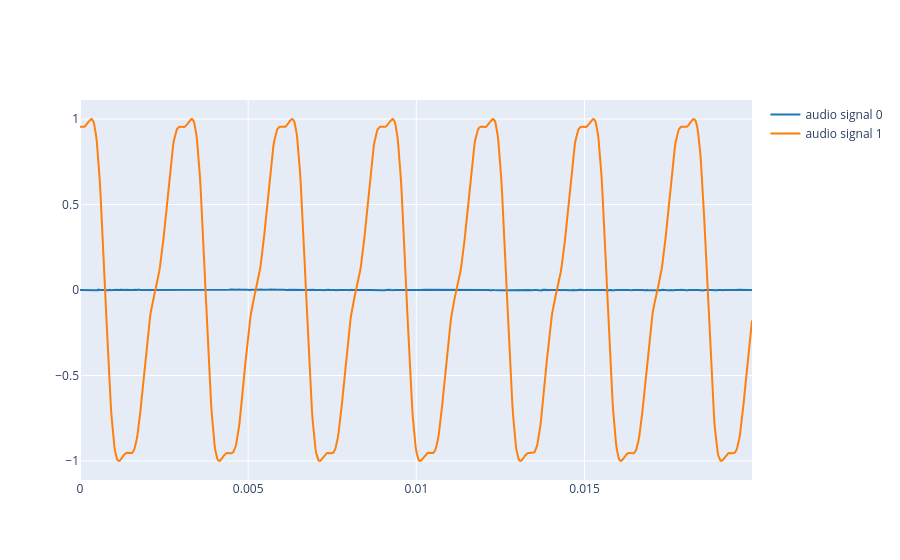

Source (notebook cell):
### Markdown cell above
2.1. Use the `synthetize` function to generate a synthesis with the weights ($A_k$) found in 1.3 and the fundamental frequency and phases found in previous labs. Plot both the reference and the synthetize signal. Listen to the synthetize signal.

### Code cell
#Write the code here

f0 = 335.0
phi = 0.0
Ak = np.array(weights, dtype=float)
t = np.arange(len(ref)) / fs

S_synt = synthesize(f0, phi, Ak, t)

ref_norm = ref / np.max(np.abs(ref))
S_synt_norm = S_synt / np.max(np.abs(S_synt))
S_synt = np.nan_to_num(S_synt).astype(float)




plot_signals([ref_norm, S_synt_norm], fs, t_start=0, t_end=0.02)

### Figure 1 — Plotly figure (JSON) as saved in the notebook; plotly's stock layout.template omitted (floating-point values rounded to 4 significant figures; data arrays with more than 128 entries replaced by an {"elided": "..."} marker saying what was removed)
{"data": [{"line": {"color": "#1f77b4", "shape": "linear"}, "mode": "lines", "name": "audio signal 0", "type": "scatter", "x": {"elided": "960 float values"}, "y": {"elided": "960 float values"}}, {"line": {"color": "#ff7f0e", "shape": "linear"}, "mode": "lines", "name": "audio signal 1", "type": "scatter", "x": {"elided": "960 float values"}, "y": {"elided": "960 float values"}}], "layout": {}}
